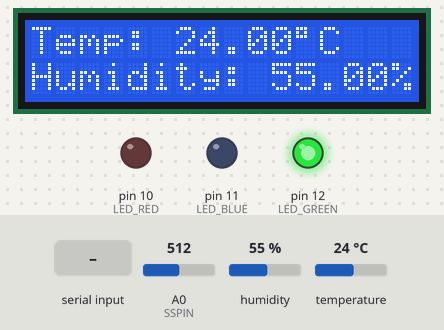
A sketch run on a simulated Arduino Uno, built with avr-gcc and run on an emulated ATmega328P. Parts: 16×2 character LCD, output pins drawn as LEDs (lit = HIGH). The inputs (shaded band) are chosen by the test bench; at power-on: A0 (SSPIN) = 512, humidity 55 %, temperature 24 °C.

Above: at 1.2 s.
1.3 s: "1\n" received over Serial
At 2.4 s:
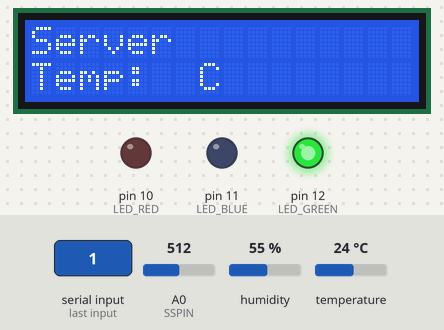
Timing chart, 0 to 4.3 s (numbered marks = the images above; inputs shaded):
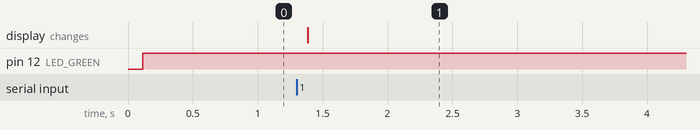

Measured:
- after the input at 1.3 s, the display: changes after 0.09 s (image 1)

The sketch:

arduino_code.ino
```cpp
/*
 * RoomADM
 * A project by Jens Maes & Jonas Lembrechts
 * Arduino: Arduino UNO
 * IR remote: LAFVIN
 */
#include <dht.h>
#include <IRremote.h>
#include <LiquidCrystal_I2C.h>

#define IR_UP 0x46
#define IR_DOWN 0x15
#define IR_RIGHT 0x43
#define IR_LEFT 0x44
#define IR_OK 0x40
#define IR_1 0x16
#define IR_2 0x19
#define IR_3 0xD
#define IR_4 0xC
#define IR_5 0x18
#define IR_6 0x5E
#define IR_7 0x8
#define IR_8 0x1C
#define IR_9 0x5A
#define IR_0 0x52
#define IR_HASHTAG 0x4A
#define IR_STAR 0x42
#define LED_RED 10
#define LED_BLUE 11
#define LED_GREEN 12
#define LED_YELLOW 6

/* Sound sensor */
#define SSPIN A0

/* Temp sensor */
#define DHT11_PIN 7


dht DHT;


LiquidCrystal_I2C lcd(0x27, 16, 2);
int RECV_PIN = 8;

decode_results results;

unsigned long result_value;
bool sentTempWarning = false;

void setup()
{
  IrReceiver.begin(RECV_PIN, ENABLE_LED_FEEDBACK);
  lcd.init();
  lcd.clear();
  lcd.backlight();
  lcd.setCursor(0,0);
  lcd.print("Placeholder");
  pinMode(LED_RED,OUTPUT);
  pinMode(LED_BLUE,OUTPUT);
  pinMode(LED_GREEN,OUTPUT);
  Serial.begin(9600);
}

void loop() {
  remoteControl();
  getRoomTemp();
  getRoomHumid();
  soundSensor();
  serialMonitor();
}

void changeFanSpeed(String server, String fspeed) {
  Serial.println(server+fspeed+"_");
}

void serialMonitor() {
  if (Serial.available() > 0) {
    lcd.clear();
    String temp = Serial.readStringUntil('\n');
    String cpuID, cpuTemp;
    cpuID = temp.substring(3,4);
    cpuTemp = temp.substring(4,7);
    lcd.setCursor(0,0);
    lcd.print("Server "+cpuID);
    lcd.setCursor(0,1);
    lcd.print("Temp: "+cpuTemp+" C");
    delay(10000);
    lcd.clear();
  }
}

void getRoomTemp() {
  int chk = DHT.read11(DHT11_PIN);
  int temperature = DHT.temperature;

  lcd.setCursor(0,0);
  lcd.print("Temp: ");
  lcd.print(DHT.temperature);
  lcd.print((char)223);
  lcd.print("C");

  if(temperature > 25 && temperature < 45) {
    statusRed();
    if(!sentTempWarning) {
      Serial.println("MAILTEMP_");
    }
    sentTempWarning = true;
  } else {
    statusGreen();
    sentTempWarning = false;
  }
}

void getRoomHumid() {
  int chk = DHT.read11(DHT11_PIN);

  lcd.setCursor(0,1);
  lcd.print("Humidity: ");
  lcd.print(DHT.humidity);
  lcd.print("%");
}


void statusGreen() {
  digitalWrite(LED_GREEN,HIGH);
  digitalWrite(LED_RED,LOW);
  digitalWrite(LED_BLUE,LOW);
}

void statusRed() {
  digitalWrite(LED_GREEN,LOW);
  digitalWrite(LED_RED,HIGH);
  digitalWrite(LED_BLUE,LOW);
}

void statusBlue() {
}

void soundSensor() {
  int tmp = analogRead(A0);

  if(tmp > 720) {
    digitalWrite(LED_YELLOW,HIGH);
  } else {
    digitalWrite(LED_YELLOW,LOW);
  }

}

void getTemp(String server) {
  Serial.println(server+"GET_");
  lcd.print("Temperature:");
}

void remoteControl() {
if (IrReceiver.decode()) {
    int result = IrReceiver.decodedIRData.command;
    delay(100);
    switch (IrReceiver.decodedIRData.command) {
      case IR_HASHTAG:
        IrReceiver.resume();
        while(!IrReceiver.decode()) {
          // We're just waiting for the next input tbh...
        }
        switch(IrReceiver.decodedIRData.command) {
          case IR_1:
            IrReceiver.resume();
            while(!IrReceiver.decode()) {
              // We're just waiting for the next input tbh...
            }
            switch(IrReceiver.decodedIRData.command) {
              case IR_UP:
                changeFanSpeed("S1","0xA");
                IrReceiver.resume(); // Receive the next value
                lcd.clear();
                lcd.print("DFC enable S1");
                delay(5000);
                lcd.clear();
                break;
              case IR_DOWN:
                changeFanSpeed("S1","0xB");
                IrReceiver.resume(); // Receive the next value
                lcd.clear();
                lcd.print("DFC disable S1");
                delay(5000);
                lcd.clear();
                break;
            }
            break;
        }
        break;
        IrReceiver.resume(); // Receive the next value
      case IR_STAR:
        IrReceiver.resume();
        while(!IrReceiver.decode()) {
          // We're just waiting for the next input tbh...
        }
        switch(IrReceiver.decodedIRData.command) {
          case IR_1:
            getTemp("S1");
            IrReceiver.resume();
            break;
        }
        IrReceiver.resume(); // Receive the next value
        break;
    }
    lcd.clear();
    IrReceiver.resume();
  }
}
```
